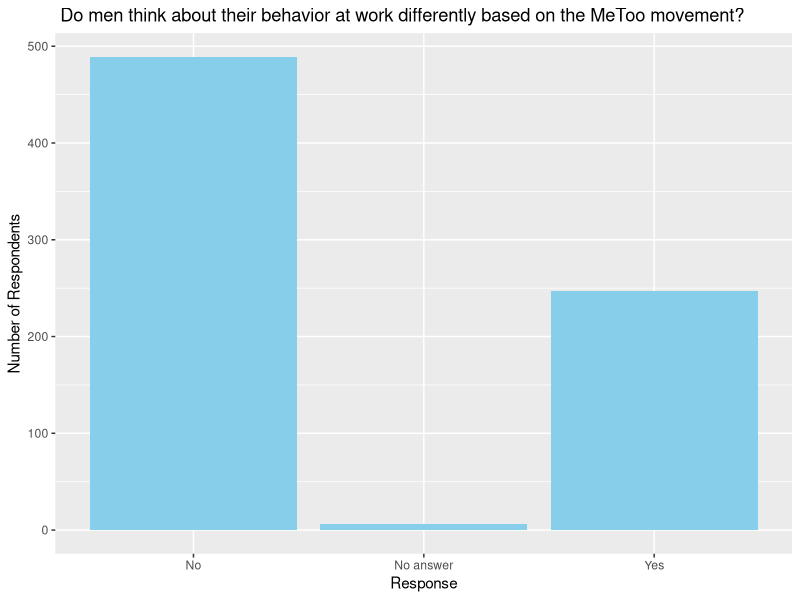
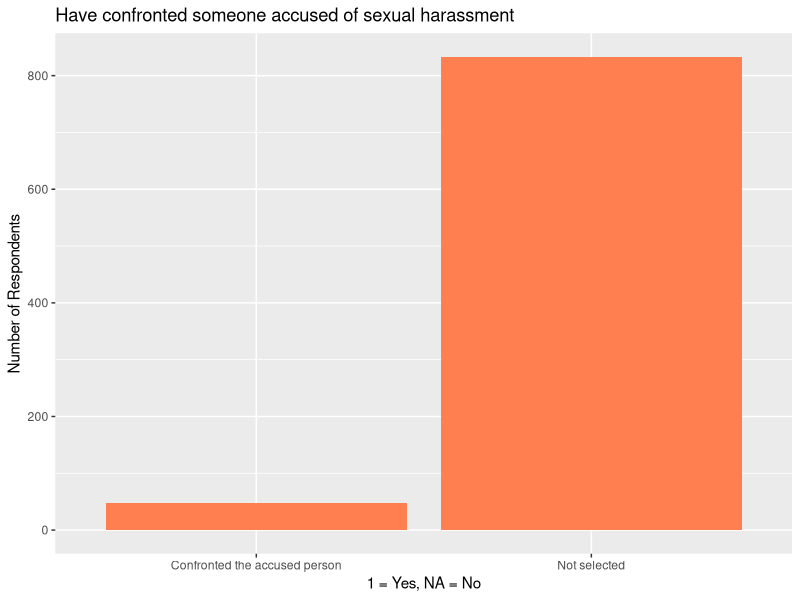
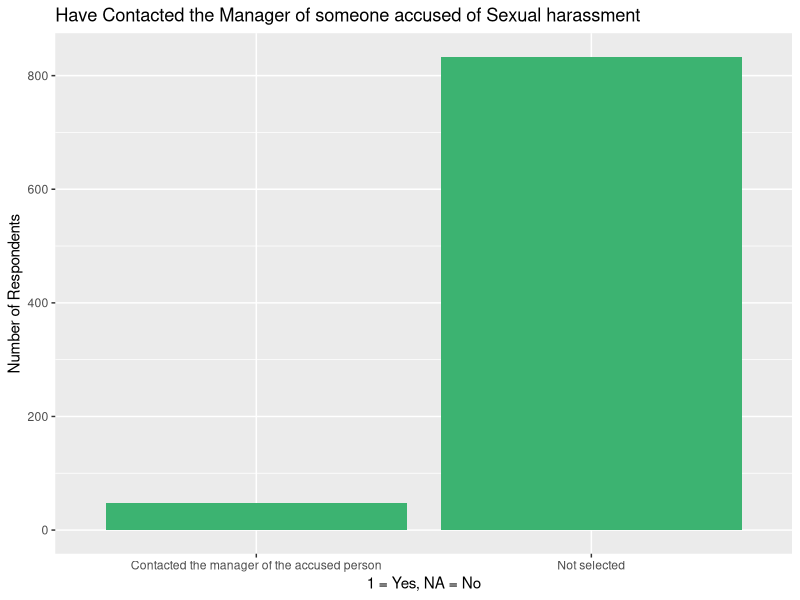
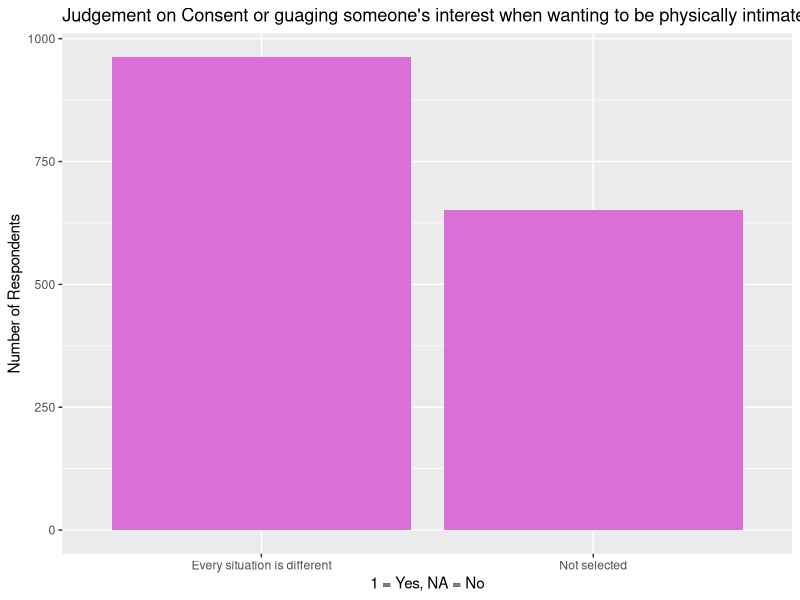
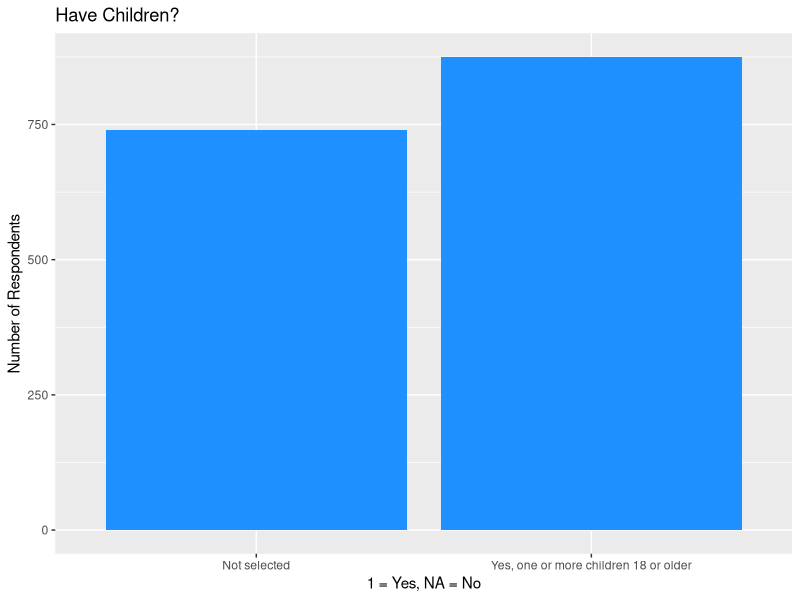
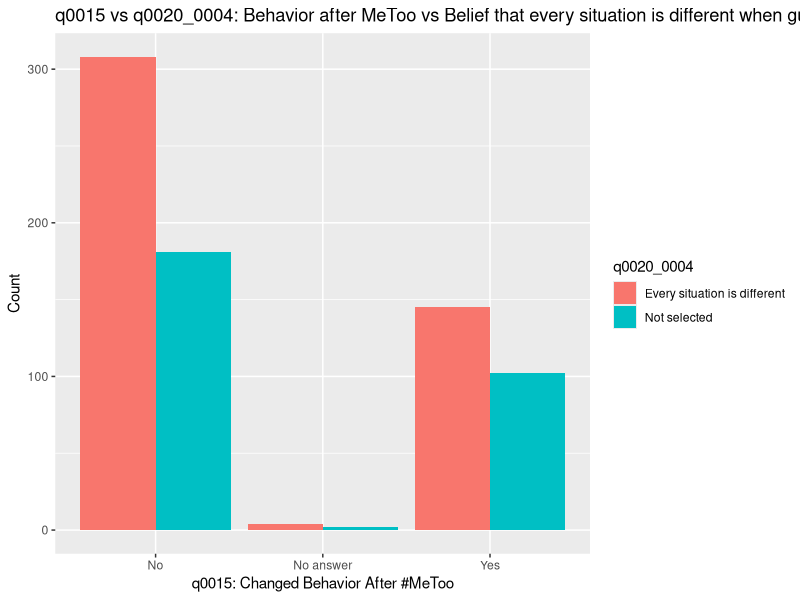
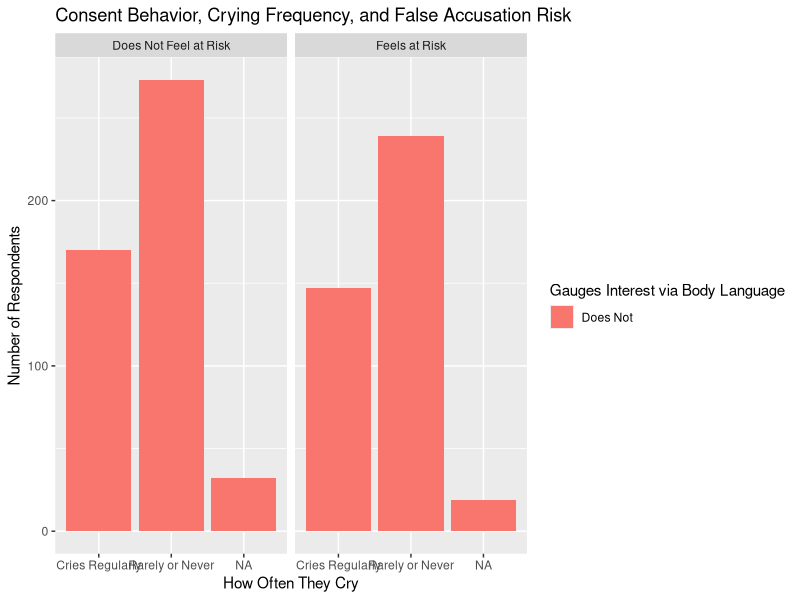

These figures' R source, in order:
## ---- chunk 1
library(tidyverse)

# Load full dataset
data <- read_csv("masculinity.csv")
## ---- chunk 2
data %>%
  filter(!is.na(q0015)) %>%
  count(q0015) %>%
  ggplot(aes(x = q0015, y = n)) +
  geom_bar(stat = "identity", fill = "skyblue") +
  labs(title = " Do men think about their behavior at work differently based on the MeToo movement?",
       x = "Response", y = "Number of Respondents")
## ---- chunk 3
data %>%
  filter(!is.na(q0012_0001)) %>%
  ggplot(aes(x = factor(q0012_0001))) +
  geom_bar(fill = "coral") +
  labs(title = "Have confronted someone accused of sexual harassment",
       x = "1 = Yes, NA = No", y = "Number of Respondents")
## ---- chunk 4
data %>%
  filter(!is.na(q0012_0003)) %>%
  ggplot(aes(x = factor(q0012_0003))) +
  geom_bar(fill = "mediumseagreen") +
  labs(title = "Have Contacted the Manager of someone accused of Sexual harassment",
       x = "1 = Yes, NA = No", y = "Number of Respondents")
## ---- chunk 5
data %>%
  filter(!is.na(q0020_0004)) %>%
  ggplot(aes(x = factor(q0020_0004))) +
  geom_bar(fill = "orchid") +
  labs(title = "Judgement on Consent or guaging someone's interest when wanting to be physically intimate",
       x = "1 = Yes, NA = No", y = "Number of Respondents")
## ---- chunk 6
data %>%
  filter(!is.na(q0025_0002)) %>%
  ggplot(aes(x = factor(q0025_0002))) +
  geom_bar(fill = "dodgerblue") +
  labs(title = "Have Children?",
       x = "1 = Yes, NA = No", y = "Number of Respondents")
## ---- chunk 7
data %>%
  filter(!is.na(q0015), !is.na(q0020_0004)) %>%
  count(q0015, q0020_0004) %>%
  ggplot(aes(x = q0015, y = n, fill = factor(q0020_0004))) +
  geom_bar(stat = "identity", position = "dodge") +
  labs(title = "q0015 vs q0020_0004: Behavior after MeToo vs Belief that every situation is different when guaging interest in physical intimacy",
       x = "q0015: Changed Behavior After #MeToo",
       y = "Count", fill = "q0020_0004")
## ---- chunk 8
library(stringr)

data %>%
  filter(!is.na(q0020_0001), !is.na(q0007_0004), !is.na(q0011_0002)) %>%
  mutate(
    reads_body_lang = ifelse(q0020_0001 == 1, "Reads Body Language", "Does Not"),
    cries_often = case_when(
      q0007_0004 %in% c("Often", "Sometimes") ~ "Cries Regularly",
      q0007_0004 %in% c("Rarely", "Never, but open to it", "Never, and not open to it") ~ "Rarely or Never",
      TRUE ~ NA_character_
    ),
    feels_at_risk = ifelse(str_detect(q0011_0002, "Greater risk"), "Feels at Risk", "Does Not Feel at Risk")
  ) %>%
  count(reads_body_lang, cries_often, feels_at_risk) %>%
  ggplot(aes(x = cries_often, y = n, fill = reads_body_lang)) +
  geom_bar(stat = "identity", position = "dodge") +
  facet_wrap(~feels_at_risk) +
  labs(
    title = "Consent Behavior, Crying Frequency, and False Accusation Risk",
    x = "How Often They Cry",
    y = "Number of Respondents",
    fill = "Gauges Interest via Body Language"
  )



## ---- chunk 9
1 + 1
## ---- chunk 10
#| echo: false
2 * 2
